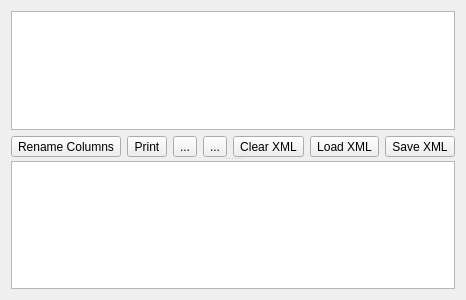
<?xml version="1.0" encoding="UTF-8"?>
<ui version="4.0">
 <class>KdReportWidget</class>
 <widget class="QWidget" name="KdReportWidget">
  <property name="geometry">
   <rect>
    <x>0</x>
    <y>0</y>
    <width>400</width>
    <height>300</height>
   </rect>
  </property>
  <property name="windowTitle">
   <string>KD Report</string>
  </property>
  <layout class="QHBoxLayout" name="horizontalLayout">
   <item>
    <widget class="QSplitter" name="splitter">
     <property name="orientation">
      <enum>Qt::Vertical</enum>
     </property>
     <widget class="QWidget" name="layoutWidget">
      <layout class="QVBoxLayout" name="verticalLayout">
       <item>
        <widget class="QTextEdit" name="editXml"/>
       </item>
       <item>
        <layout class="QHBoxLayout" name="toolsLayout">
         <item>
          <widget class="QToolButton" name="headersButton">
           <property name="text">
            <string>Rename Columns</string>
           </property>
           <property name="icon">
            <iconset theme="insert-text">
             <normaloff>.</normaloff>.</iconset>
           </property>
          </widget>
         </item>
         <item>
          <widget class="QToolButton" name="printButton">
           <property name="text">
            <string>Print</string>
           </property>
           <property name="icon">
            <iconset theme="printer">
             <normaloff>.</normaloff>.</iconset>
           </property>
          </widget>
         </item>
         <item>
          <widget class="QToolButton" name="previewButton">
           <property name="text">
            <string>...</string>
           </property>
          </widget>
         </item>
         <item>
          <widget class="QToolButton" name="exportButton">
           <property name="text">
            <string>...</string>
           </property>
          </widget>
         </item>
         <item>
          <spacer name="toolsSpacer">
           <property name="orientation">
            <enum>Qt::Horizontal</enum>
           </property>
           <property name="sizeHint" stdset="0">
            <size>
             <width>40</width>
             <height>20</height>
            </size>
           </property>
          </spacer>
         </item>
         <item>
          <widget class="QToolButton" name="clearXmlButton">
           <property name="toolTip">
            <string>Clear Report description</string>
           </property>
           <property name="text">
            <string>Clear XML</string>
           </property>
           <property name="icon">
            <iconset theme="edit-clear">
             <normaloff>.</normaloff>.</iconset>
           </property>
          </widget>
         </item>
         <item>
          <widget class="QToolButton" name="loadXmlButton">
           <property name="toolTip">
            <string>Load Report description</string>
           </property>
           <property name="text">
            <string>Load XML</string>
           </property>
           <property name="icon">
            <iconset theme="document-open">
             <normaloff>.</normaloff>.</iconset>
           </property>
          </widget>
         </item>
         <item>
          <widget class="QToolButton" name="saveXmlButton">
           <property name="toolTip">
            <string>Save Report description</string>
           </property>
           <property name="text">
            <string>Save XML</string>
           </property>
           <property name="icon">
            <iconset theme="document-save">
             <normaloff>.</normaloff>.</iconset>
           </property>
          </widget>
         </item>
        </layout>
       </item>
      </layout>
     </widget>
     <widget class="QTableView" name="queryKdTable"/>
    </widget>
   </item>
  </layout>
 </widget>
 <resources/>
 <connections/>
</ui>
